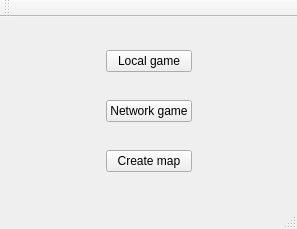
<?xml version="1.0" encoding="UTF-8"?>
<ui version="4.0">
 <class>MainWindow</class>
 <widget class="QMainWindow" name="MainWindow">
  <property name="geometry">
   <rect>
    <x>0</x>
    <y>0</y>
    <width>297</width>
    <height>229</height>
   </rect>
  </property>
  <property name="windowTitle">
   <string>MainWindow</string>
  </property>
  <widget class="QWidget" name="centralWidget">
   <layout class="QGridLayout" name="gridLayout">
    <item row="0" column="0">
     <spacer name="horizontalSpacer">
      <property name="orientation">
       <enum>Qt::Horizontal</enum>
      </property>
      <property name="sizeHint" stdset="0">
       <size>
        <width>40</width>
        <height>20</height>
       </size>
      </property>
     </spacer>
    </item>
    <item row="1" column="1">
     <widget class="QPushButton" name="buttonNetGame">
      <property name="text">
       <string>Network game</string>
      </property>
     </widget>
    </item>
    <item row="0" column="1">
     <widget class="QPushButton" name="buttonLocalGame">
      <property name="text">
       <string>Local game</string>
      </property>
     </widget>
    </item>
    <item row="2" column="1">
     <widget class="QPushButton" name="buttonCreateMap">
      <property name="text">
       <string>Create map</string>
      </property>
     </widget>
    </item>
    <item row="0" column="2">
     <spacer name="horizontalSpacer_2">
      <property name="orientation">
       <enum>Qt::Horizontal</enum>
      </property>
      <property name="sizeHint" stdset="0">
       <size>
        <width>40</width>
        <height>20</height>
       </size>
      </property>
     </spacer>
    </item>
   </layout>
  </widget>
  <widget class="QMenuBar" name="menuBar">
   <property name="geometry">
    <rect>
     <x>0</x>
     <y>0</y>
     <width>297</width>
     <height>21</height>
    </rect>
   </property>
  </widget>
  <widget class="QToolBar" name="mainToolBar">
   <attribute name="toolBarArea">
    <enum>TopToolBarArea</enum>
   </attribute>
   <attribute name="toolBarBreak">
    <bool>false</bool>
   </attribute>
  </widget>
  <widget class="QStatusBar" name="statusBar"/>
 </widget>
 <layoutdefault spacing="6" margin="11"/>
 <resources/>
 <connections/>
</ui>
